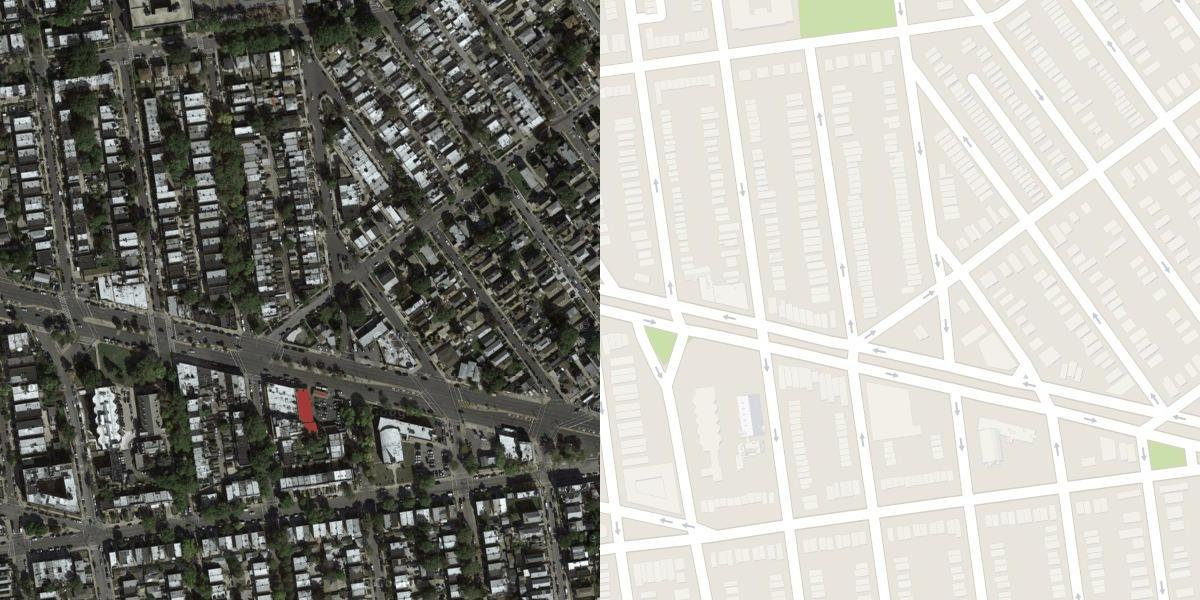
#> input picture maps/maps/tmp/1.jpg, 1200 x 600 px, found by its file name
$ python adding.py
#> lines starting #> are read from the running program, lines starting #| are printed output that depends on the picture; pictures that were not available may be replaced by others from this repository, and a replacement may not be noted
import cv2

def addtobase(img1, img_changed):
    height, width = img1.shape[:2]
    start_col = width // 2
    img_changed = img_changed[:height, :start_col]
    img1[:, start_col:] = img_changed
    return img1

fullim = "maps\\maps\\tmp\\1.jpg"
halfim = "maps\\maps\\tmp\\UntitledOut.png"
towrite = "maps\\maps\\tmp\\1_Out.jpg"
imf = cv2.imread(fullim)
#> imf is the input picture: shape (600, 1200, 3); mean B, G, R 149.3, 155.7, 156.4
imh = cv2.imread(halfim)
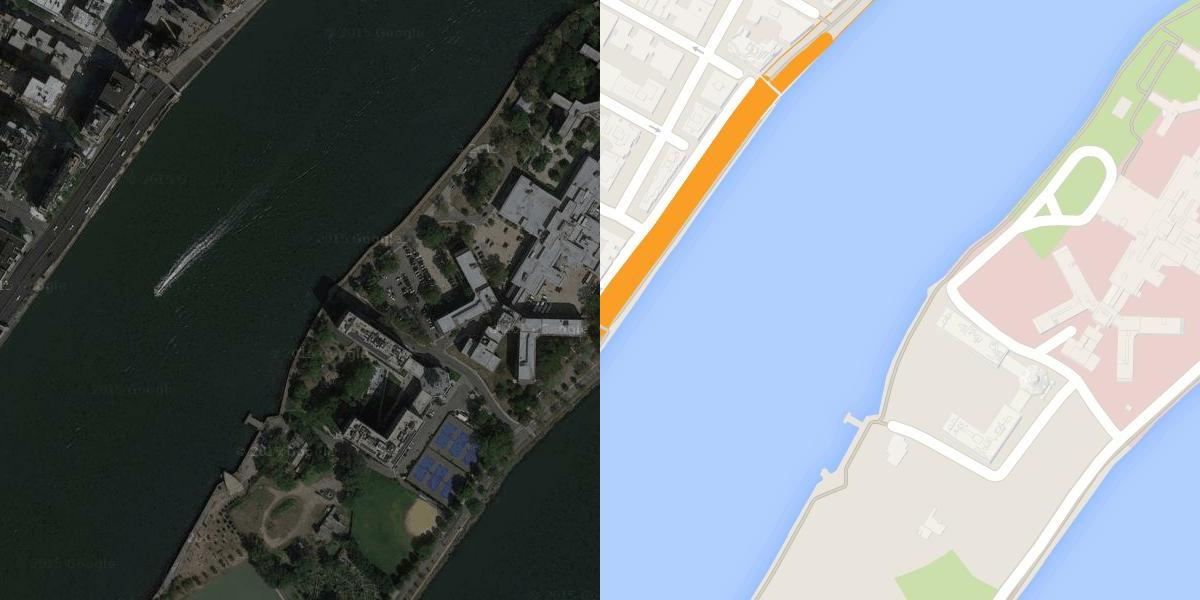
#> input picture maps/maps/tmp/3.jpg, 1200 x 600 px, given in place of UntitledOut.png, which was not available
#> imh is the input picture: shape (600, 1200, 3); mean B, G, R 136.5, 130.4, 121.6

out = addtobase(imf, imh)
#> in addtobase, `img_changed = img_changed[:height, :start_col]`:
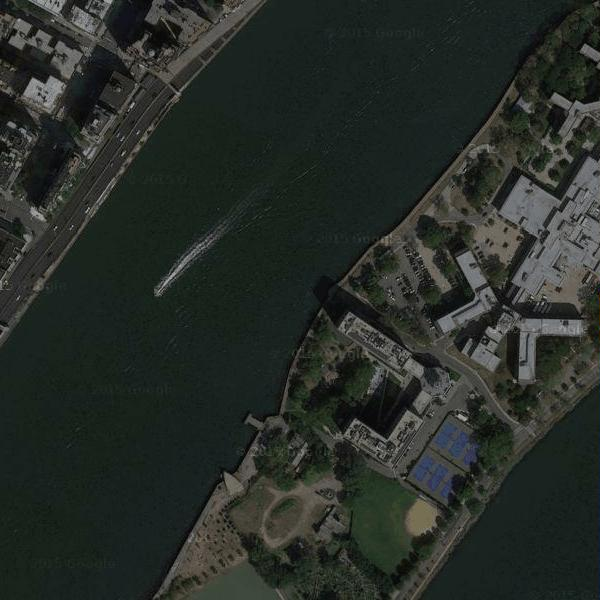
#> img_changed: shape (600, 600, 3); mean of channels 0, 1, 2 40.4, 45.4, 39.7; drawn as B, G, R
#> in addtobase, `img1[:, start_col:] = img_changed`:
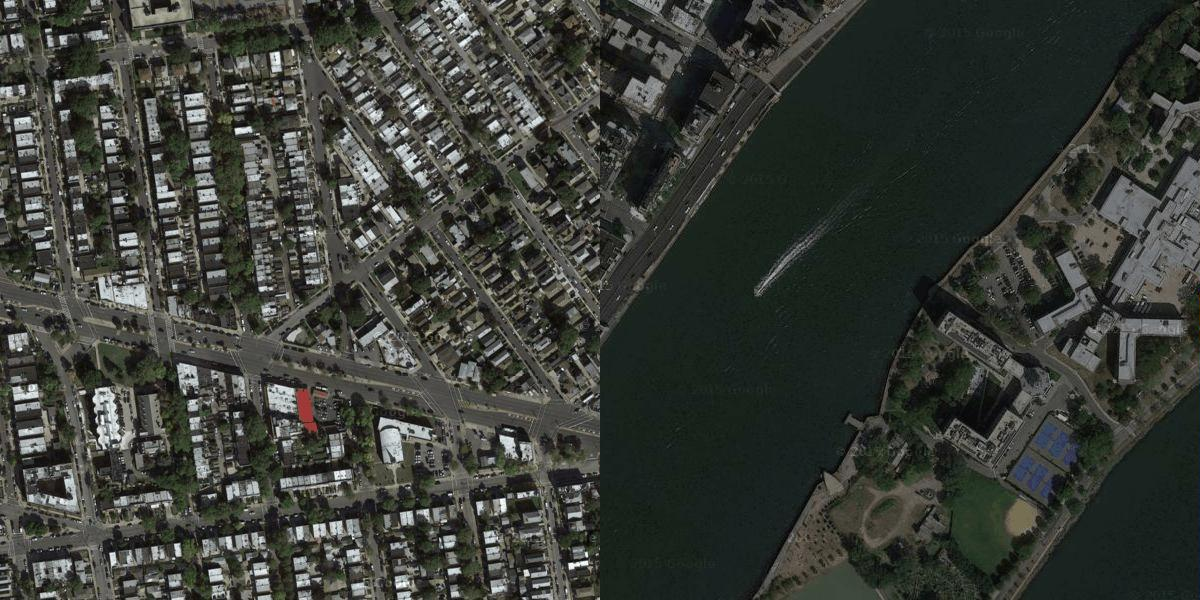
#> img1: shape (600, 1200, 3); mean B, G, R 55.4, 61.1, 57.9
cv2.imwrite(towrite, out)
